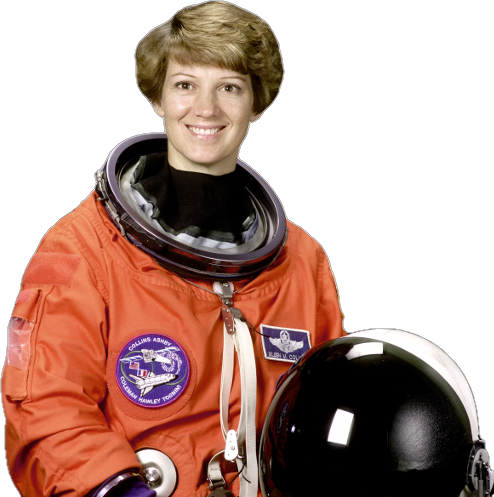
#> input picture studio/engine/library/img/t_astro.png, 494 x 497 px
$ python -i pp_assets.py   (imports and definitions only)
#> lines starting #> are read from the running program, lines starting #| are printed output that depends on the picture
#!/usr/bin/env python3
"""Batch asset import for an episode — the Asset hunter's one command.
  python3 tools/pp_assets.py import research/<slug>_assets.csv [--enhance]
  python3 tools/pp_assets.py pop <file|url> <id> [--credit …]      # 2.5D pair: <id> (cut-out) + <id>_plate (same photo as plate)
  python3 tools/pp_assets.py search "<query>" [--n 8]               # free-licence candidates (Wikimedia Commons) with credit lines
  python3 tools/pp_assets.py report research/<slug>_assets.csv      # what is imported / missing / unlicensed
CSV columns (pp_new.mjs writes the header): id,role(cut|plate|prop|clip|pop),layer,source/search,licence,credit,used in,status
  source = a local path or an https URL (image) · for role=clip: video path/URL + optional "@start+dur" (clip.mp4@12+3)
--enhance: auto-contrast + light unsharp mask before import (old scans, low-contrast archive photos)."""
import sys, os, csv, subprocess, re, json, tempfile
def rows_of(path): return [{re.sub(r'\(.*\)', '', k or '').strip(): (v or '') for k, v in r.items()} for r in csv.DictReader(open(path, encoding='utf-8-sig'))]
ROOT = os.path.dirname(os.path.dirname(os.path.abspath(__file__))); T = os.path.join(ROOT, 'tools'); REG = os.path.join(ROOT, 'engine', 'library', 'images.json')
def run(*a): return subprocess.run([sys.executable, *a], check=True)
def enhance(src):
#> called with src = '../engine/library/img/t_astro.png'
    from PIL import Image, ImageOps, ImageFilter
    import urllib.request, io
    im = Image.open(io.BytesIO(urllib.request.urlopen(urllib.request.Request(src, headers={'User-Agent': 'PoisonPillStudio/1'}), timeout=60).read())) if re.match(r'^https?://', src) else Image.open(src)
#> im is the input picture: PIL image 494x497 RGBA; mean R, G, B, A 77.7, 47.4, 38, 145.8
    mode = 'RGBA' if im.mode in ('RGBA', 'LA') else 'RGB'; im = im.convert(mode)
#> after `mode = 'RGBA' if im.mode in ('RGBA', 'LA') else 'RGB'`: mode = 'RGBA'
    rgb = ImageOps.autocontrast(im.convert('RGB'), cutoff=1).filter(ImageFilter.UnsharpMask(radius=2, percent=80, threshold=3))
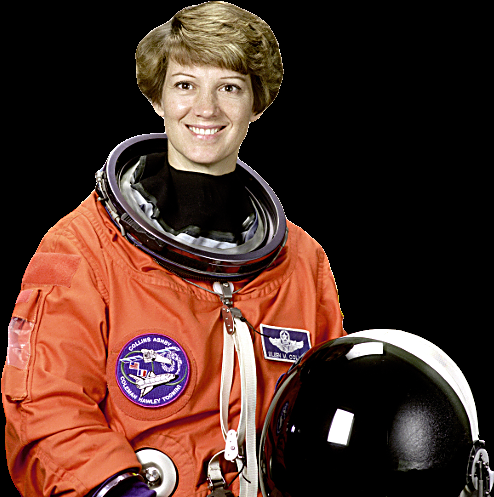
#> rgb: PIL image 494x497 RGB; mean R, G, B 78.3, 48.9, 39.6
    if mode == 'RGBA': rgb.putalpha(im.split()[-1])
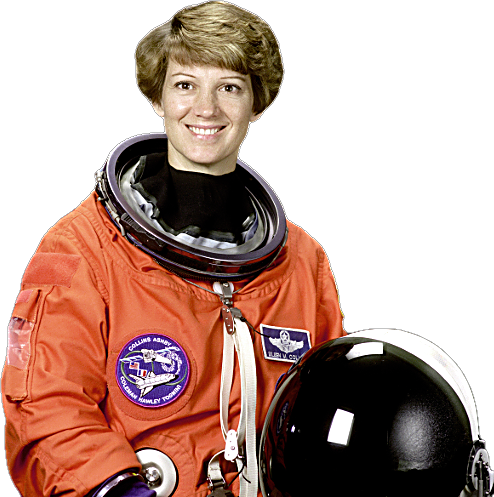
#> rgb: PIL image 494x497 RGBA; mean R, G, B, A 78.3, 48.9, 39.6, 145.8; transparent parts drawn white
    out = os.path.join(tempfile.mkdtemp(), 'enh.png'); rgb.save(out); return out
def add(row, enh=False):
    id_, role, src = row['id'].strip(), (row.get('role') or 'cut').split('(')[0].strip(), (row.get('source') or row.get('source/search') or '').strip()
    credit, lic = row.get('credit', ''), row.get('licence', row.get('license', ''))
    if not id_ or not src or src.startswith('<'): print('skip (no source):', id_); return False
    if role == 'clip':
        m = re.match(r'^(.*?)(?:@([\d.]+)\+([\d.]+))?$', src); args = [os.path.join(T, 'pp_clip.py'), 'add', m.group(1), id_]
        if m.group(2): args += ['--start', m.group(2), '--dur', m.group(3)]
        run(*args, '--credit', credit, '--license', lic); return True
    if enh: src = enhance(src)
    if role == 'pop': pop(src, id_, credit, lic); return True
    run(os.path.join(T, 'pp_img.py'), 'add', src, id_, '--role', role if role in ('cut', 'plate', 'prop') else 'cut', '--credit', credit, '--license', lic); return True
def pop(src, id_, credit='', lic=''):
    run(os.path.join(T, 'pp_img.py'), 'add', src, id_, '--role', 'cut', '--credit', credit, '--license', lic)
    run(os.path.join(T, 'pp_img.py'), 'add', src, id_ + '_plate', '--role', 'plate', '--credit', credit, '--license', lic)
    print(f'2.5D pair ready → bg={id_}_plate bgBlur=6 + mid="{id_};…"  (the person lifts off their own photo; use cam=vertigo or orbit)')
def report(path):
    reg = json.load(open(REG, encoding='utf-8')) if os.path.exists(REG) else {}; bad = 0
    for row in rows_of(path):
        i = row['id'].strip(); ok = i in reg or (i + '__000') in reg; lic = (row.get('licence') or '').strip()
        st = ('OK' if ok else 'MISSING') + ('' if lic else ' · NO LICENCE'); bad += st != 'OK'; print(f'{i:30} {row.get("role", ""):6} {st}')
    print(f'\n{bad} problem(s)'); sys.exit(1 if bad else 0)
# [13 lines not run here, left out]

>>> result = enhance('../engine/library/img/t_astro.png')

$ run again, on studio/engine/library/img/t_cat.png
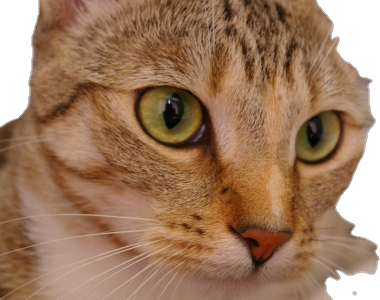
#> input picture studio/engine/library/img/t_cat.png, 380 x 300 px
#> in enhance, im is the input picture: PIL image 380x300 RGBA; mean R, G, B, A 131.1, 95.7, 69.1, 227.6
#> in enhance, `rgb = ImageOps.autocontrast(im.convert('RGB'), cutoff=1).filter(ImageF..`:
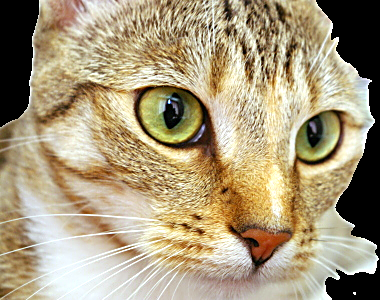
#> rgb: PIL image 380x300 RGB; mean R, G, B 168.6, 154, 123.9
#> in enhance, `if mode == 'RGBA': rgb.putalpha(im.split()[-1])`:
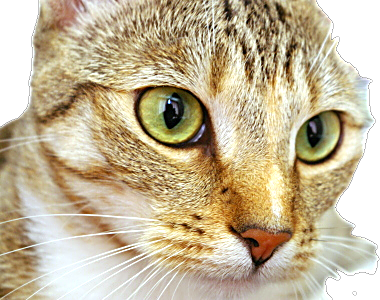
#> rgb: PIL image 380x300 RGBA; mean R, G, B, A 168.6, 154, 123.9, 227.6; transparent parts drawn white

$ run again, on studio/engine/library/img/t_coffee.png
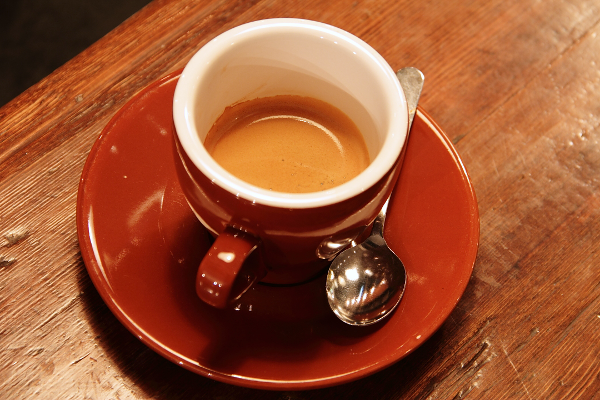
#> input picture studio/engine/library/img/t_coffee.png, 600 x 400 px
#> in enhance, im is the input picture: PIL image 600x400 RGBA; mean R, G, B, A 158.6, 85.8, 51.5, 255
#> in enhance, `rgb = ImageOps.autocontrast(im.convert('RGB'), cutoff=1).filter(ImageF..`:
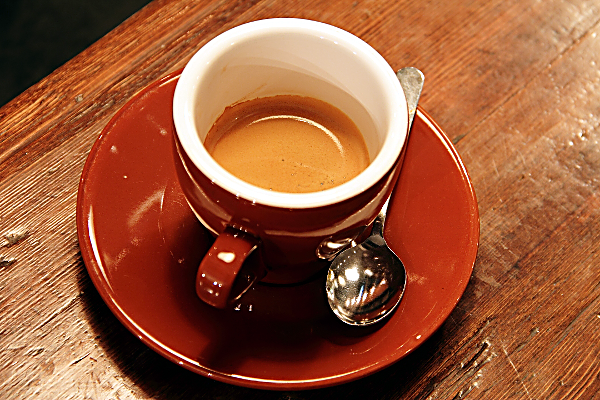
#> rgb: PIL image 600x400 RGB; mean R, G, B 155.1, 89.2, 56.8
